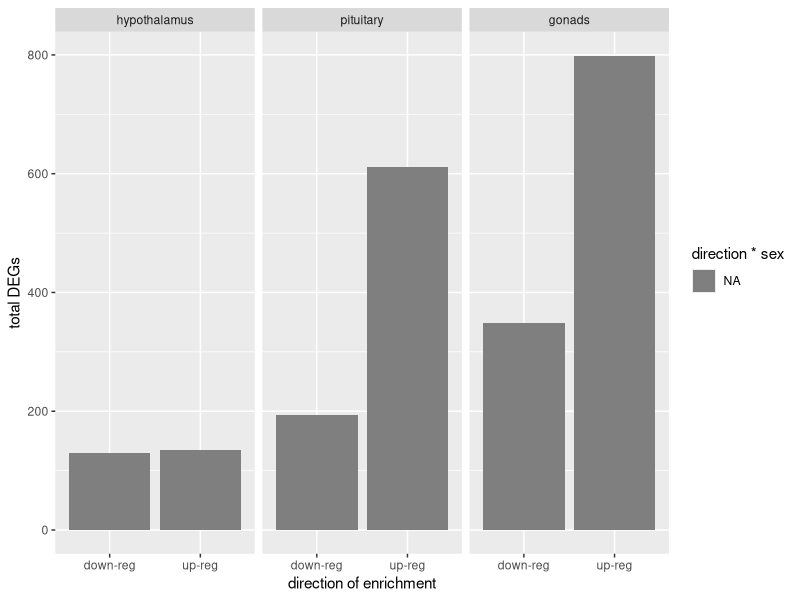
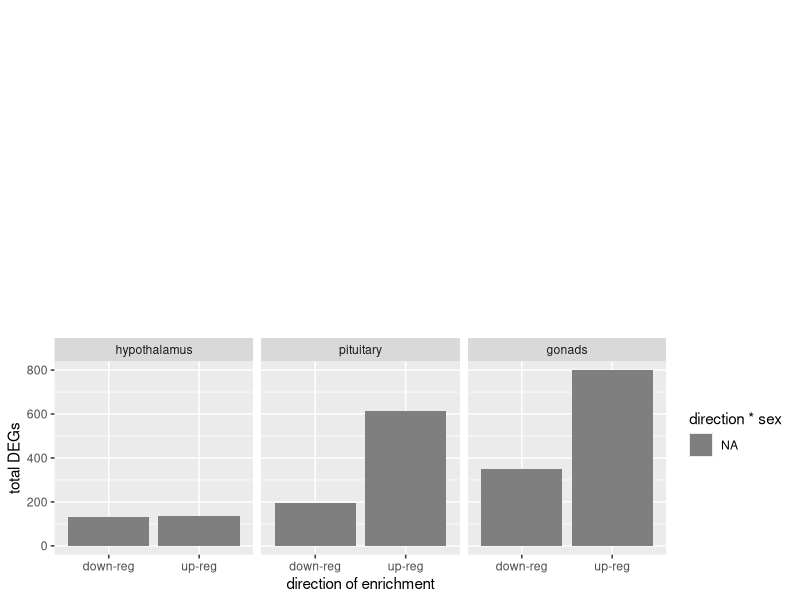

The R script that drew these images, in order:
## ---- chunk 1
library(ggplot2)
library(dplyr)
library(cowplot)
#library(ggrepel)

knitr::opts_chunk$set(fig.path = './', echo = T, message = F)
## ---- chunk 2
venn <- read.csv("venn.csv")

venn$tissue <- factor(venn$tissue, levels = c("hyp", "pit", "gon"))
venn$sex <- factor(venn$sex, levels = c("female", "both", "male"))
levels(venn$direction) <-  c("down", "up")
levels(venn$tissue) <-  c("hypothalamus", "pituitary", "gonads")


venn$directionsex <- as.factor(paste(venn$direction, venn$sex, sep = "\n"))
venn$directionsex <- factor(venn$directionsex, levels = c(
                                                          "up\nfemale", 
                                                          
                                                          "up\nmale",
                                                          "up\nboth",
                                                          "down\nfemale",
                                                         
                                                          "down\nmale",
                                                            "down\nboth"))

mycolors <- c("down\nboth" = "#838383",
                "down\nfemale" = "#19A400", 
                 "down\nmale"  = "#516DFF",
                 "up\nboth"  = "#D9D9D9",
                 "up\nfemale"  = "#7EDC00",
                 "up\nmale" = "#8AC5F9")  

p2 <- ggplot(data=venn, aes(x=direction, y = count,  fill = reorder(directionsex, desc(directionsex)))) + 
  geom_bar(stat="identity") +
  labs(y = "total DEGs", x = "direction of enrichment") +
  scale_fill_manual(values = mycolors,
                    name="direction * sex") +
  #geom_text_repel(position = "stack", aes(x=direction, y = count,  label = count ))
  facet_wrap(~tissue) +
  guides(fill = guide_legend(nrow = 3)) 
p2
## ---- chunk 3
p1 <- ggdraw() + draw_image("venn-original.png")
plot_grid(p1, p2, nrow = 2, rel_heights =  c(.55, 0.45))
